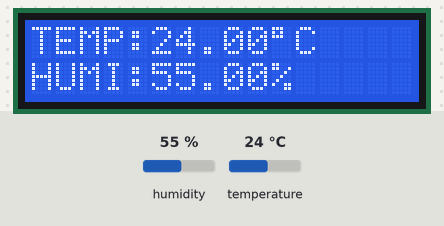
The sketch below on a simulated Arduino Uno, built with avr-gcc and run on an emulated ATmega328P. On the bench: 16×2 character LCD. Inputs (shaded band) come from the test bench; at power-on: temperature 24 °C, humidity 55 %. What the sketch prints to the serial monitor is not drawn.

Above: at 2.7 s.
2.8 s: temperature set to 12 °C
At 5.2 s:
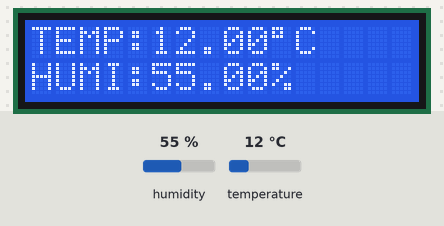
5.8 s: humidity set to 22 %
At 6.7 s:
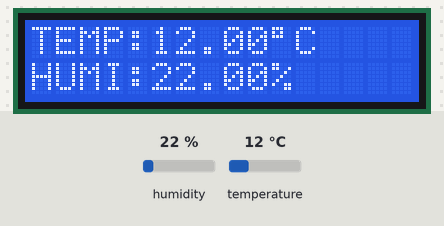
8.8 s: temperature set to 19 °C
At 10.7 s:
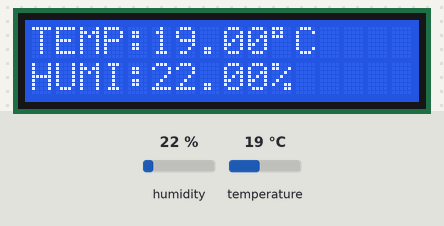
11.8 s: humidity set to 40 %
At 13.4 s:
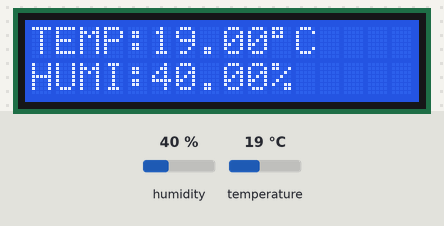
Timing chart, 0 to 14.9 s (numbered marks = the images above; inputs shaded):
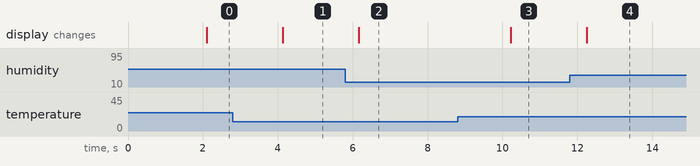

The sketch:

Weather_Station.ino
```cpp
// DHT Temperature & Humidity Sensor

#include <Adafruit_Sensor.h>
#include <DHT.h>
#include <DHT_U.h>

#include <Wire.h>
#include <LiquidCrystal_I2C.h>

#define DHTPIN 4     // Digital pin connected to the DHT sensor

// Uncomment the type of sensor in use:
#define DHTTYPE    DHT11     // DHT 11
//#define DHTTYPE    DHT22     // DHT 22 (AM2302)
//#define DHTTYPE    DHT21     // DHT 21 (AM2301)


DHT_Unified dht(DHTPIN, DHTTYPE);

LiquidCrystal_I2C lcd(0x27, 16, 2);

uint32_t delayMS;

void setup() {
  Serial.begin(9600); // Initialize device.

  dht.begin(); // DHT Sensor Initialization

  lcd.begin(); // LCD initialization
  lcd.backlight(); // Turn on the blacklight and print a message.
  lcd.print("Welcome..!");
  sensor_t sensor;
  //delayMS = sensor.min_delay / 1000;
}

void loop() {
  //delay(delayMS); // Delay between measurements.
  delay(2000);
  lcd.clear(); // Clear LCD before refresh


  // Get temperature event and print its value.
  sensors_event_t event;
  dht.temperature().getEvent(&event);
  if (isnan(event.temperature)) {
    Serial.println(F("Error reading temperature!"));
  }
  else {
    lcd.print("TEMP:");
    lcd.print(event.temperature);
    lcd.print((char)223);
    lcd.print("C");
    Serial.println(event.temperature);
  }


  // Get humidity event and print its value.
  dht.humidity().getEvent(&event);
  if (isnan(event.relative_humidity)) {
    Serial.println(F("Error reading humidity!"));
  }
  else {
    lcd.setCursor(0, 1);
    lcd.print("HUMI:");
    lcd.print(event.relative_humidity);
    lcd.print("%");
  }


}
```

dht.h.ino
```cpp
//
//    FILE: dht.h
// VERSION: 0.1.00
// PURPOSE: DHT Temperature & Humidity Sensor library for Arduino
//
//     URL: http://arduino.cc/playground/Main/DHTLib
//
// HISTORY:
// see dht.cpp file
//

#ifndef dht_h
#define dht_h

#if ARDUINO >= 100
 #include "Arduino.h"
#else
 #include "WProgram.h"
#endif

#define DHT_LIB_VERSION "0.1.00"

class dht
{
public:
  int read11(uint8_t pin);
    int read22(uint8_t pin);
  double humidity;
  double temperature;

private:
  uint8_t bits[5];  // buffer to receive data
  int read(uint8_t pin);
};
#endif
//
// END OF FILE
//
```

Measured:
- after the input at 2.8 s, the display: changes after 1.3 s (image 1)
- after the input at 5.8 s, the display: changes after 0.36 s (image 2)
- after the input at 8.8 s, the display: changes after 1.4 s (image 3)
- after the input at 11.8 s, the display: changes after 0.46 s (image 4)
